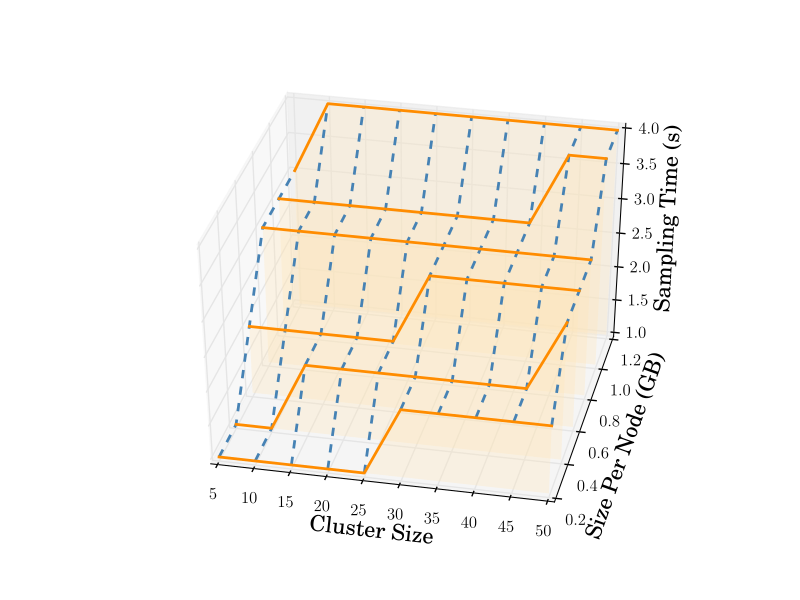

This chart was generated by the following Python code:
'''
==============
3D scatterplot
==============

Demonstration of a basic scatterplot in 3D.
'''

from mpl_toolkits.mplot3d import Axes3D
from matplotlib.collections import PolyCollection
import matplotlib.pyplot as plt
import numpy as np

orage = '#FF8C00'
light_orange = '#FFE4B5'
blue = '#4682B4'
green = '#2E8B57'

f = open('./sampling')

X = np.zeros((10, 6))
Y = np.zeros((10, 6))
Z = np.zeros((10, 6))

i = 0
j = 0
for line in f:
    args = line.split()
    X[i][j] = args[0]
    Y[i][j] = args[1]
    Z[i][j] = args[2]
    j += 1
    if j == 6:
        j = 0
        i += 1
verts = []
zs = []

plt.rc('text', usetex=True)
plt.rc('font', family='serif')
plt.rc('xtick', labelsize=12)
plt.rc('ytick', labelsize=12)

fig = plt.figure()
ax = fig.add_subplot(111, projection='3d')

for i in range(0, 10):
    ax.plot(X[i], Y[i], Z[i], color=blue, ls='--', linewidth=2.0)

for i in range(0, 6):
    zs.append(Y[:, i][0])
    points = []
    points.append((X[:, i][0], 1.0))
    points = points + list(zip(X[:, i], Z[:, i]))
    points.append((X[:, i][-1], 1.0))
    verts.append(points)
    ax.plot(X[:, i], Y[:, i], Z[:, i], color=orage, ls='-', linewidth=2.0)

poly = PolyCollection(verts, facecolors=light_orange, linewidths=0)
poly.set_alpha(0.3)
ax.add_collection3d(poly, zs=zs, zdir='y')

ax.set_xlabel('Cluster Size', fontsize=16)
ax.set_ylabel('Size Per Node (GB)', fontsize=16)
ax.set_zlabel('Sampling Time (s)', fontsize=16)

plt.show()
